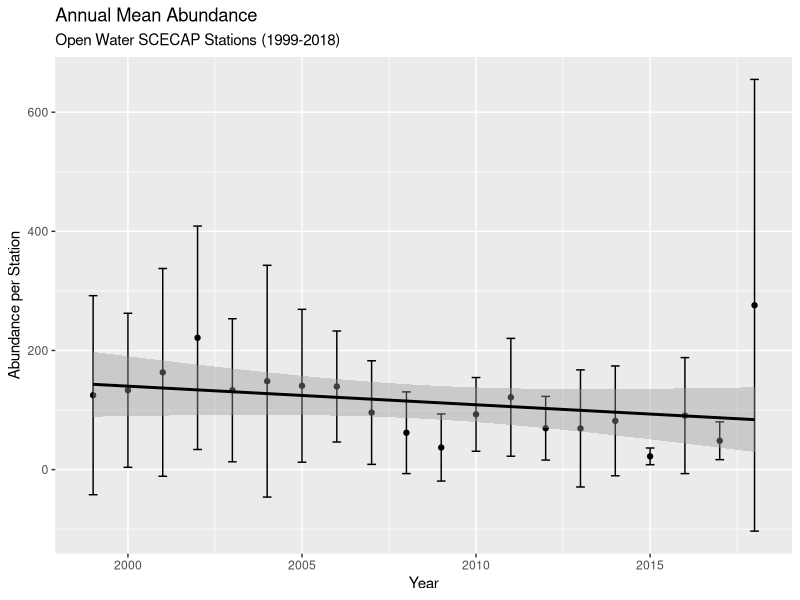
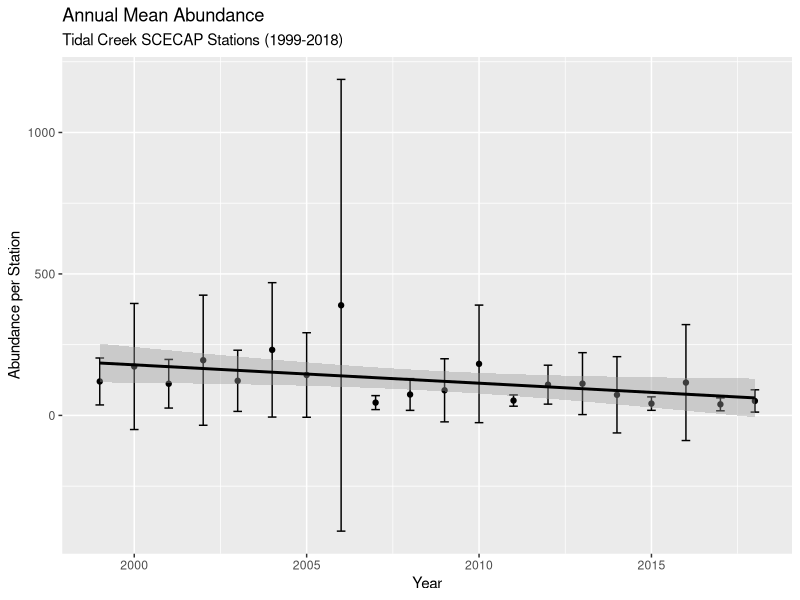
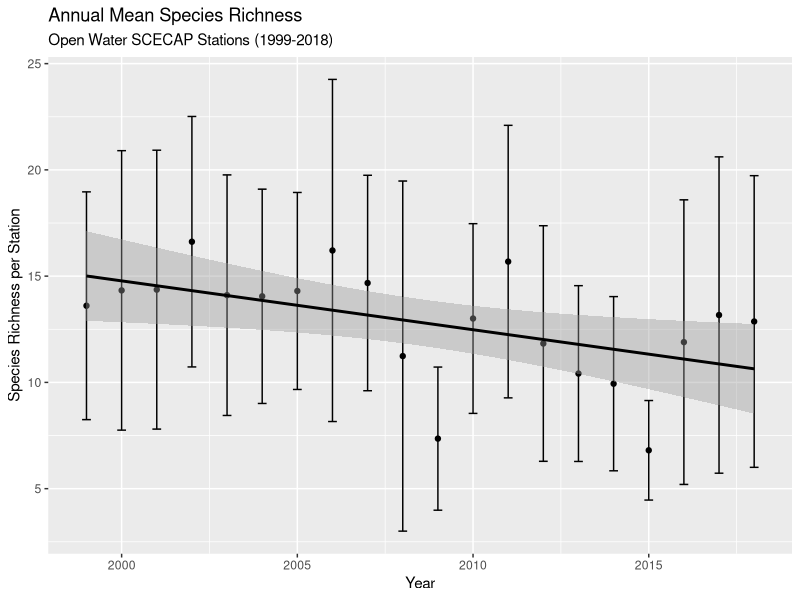
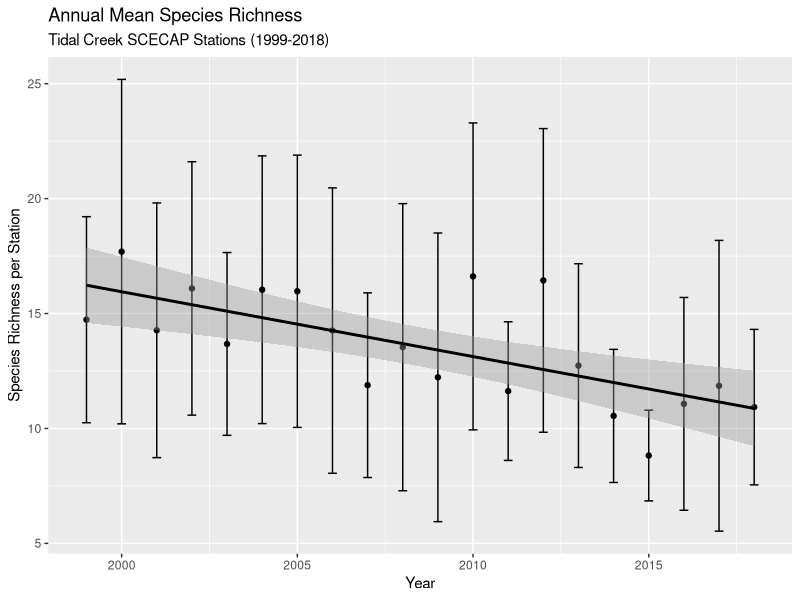

Write the R code that produced these figures, in order.
#ANNUAL MEAN SPECIES RICHNESS AND ABUNDANCE
##Calculate average station species richness and abundance by year
##Plot these data over SCECAP's monitoring period (1999 to 2018) and evaluate trends over time


#load required packages

library(tidyverse)
library(ggplot2)
library(nlme)

#import datasets

trawl_spp <- read.csv("./data/trawl_richness_abundance.csv")


#use group by and summarize functions to calculate average species richness and abundance per station (separated by station type) per year (with standard deviations) 

trawl_yearly_summary <- trawl_spp %>% 
  group_by(YEAR, STATION_TYPE) %>% 
  summarize(mean(SP_RICH), sd(SP_RICH), mean(ABUNDANCE), sd(ABUNDANCE), n_distinct(STATION_ID))


#rename and reorder columns

names(trawl_yearly_summary) <- c("YEAR","STATION_TYPE","SP_RICH_avg", "SP_RICH_sd", "ABUNDANCE_avg", "ABUNDANCE_sd", "NO_STATIONS")
trawl_yearly_summary <- trawl_yearly_summary[c(1,2,7,3,4,5,6)]


#plot mean annual species richness and abundance for different site types

avg_station_richness_tc  <- qplot(data = subset(trawl_yearly_summary, STATION_TYPE == "TidalCreek"), x = YEAR, y = SP_RICH_avg) +
                            geom_errorbar(aes(x= YEAR, ymin=SP_RICH_avg - SP_RICH_sd, ymax= SP_RICH_avg + SP_RICH_sd), width=0.25) +
                            geom_smooth(method = "lm", se = T, col = 'black') +
                            labs(title = "Annual Mean Species Richness", subtitle = "Tidal Creek SCECAP Stations (1999-2018)", y = "Species Richness per Station", x = "Year")


avg_station_richness_ow  <- qplot(data = subset(trawl_yearly_summary, STATION_TYPE == "OpenWater"), x = YEAR, y = SP_RICH_avg) +
                            geom_errorbar(aes(x= YEAR, ymin=SP_RICH_avg - SP_RICH_sd, ymax= SP_RICH_avg + SP_RICH_sd), width=0.25) +
                            geom_smooth(method = "lm", se = T, col = 'black') +
                            labs(title = "Annual Mean Species Richness", subtitle = "Open Water SCECAP Stations (1999-2018)", y = "Species Richness per Station", x = "Year")


avg_station_abundance_tc <- qplot(data = subset(trawl_yearly_summary, STATION_TYPE == "TidalCreek"), x = YEAR, y = ABUNDANCE_avg) +
                            geom_errorbar(aes(x= YEAR, ymin=ABUNDANCE_avg - ABUNDANCE_sd, ymax= ABUNDANCE_avg + ABUNDANCE_sd), width=0.25) +
                            geom_smooth(method = "lm", se = T, col = 'black') +
                            labs(title = "Annual Mean Abundance", subtitle = "Tidal Creek SCECAP Stations (1999-2018)", y = "Abundance per Station", x = "Year")


avg_station_abundance_ow <- qplot(data = subset(trawl_yearly_summary, STATION_TYPE == "OpenWater"), x = YEAR, y = ABUNDANCE_avg) +
                            geom_errorbar(aes(x= YEAR, ymin=ABUNDANCE_avg - ABUNDANCE_sd, ymax= ABUNDANCE_avg + ABUNDANCE_sd), width=0.25) +
                            geom_smooth(method = "lm", se = T, col = 'black') +
                            labs(title = "Annual Mean Abundance", subtitle = "Open Water SCECAP Stations (1999-2018)", y = "Abundance per Station", x = "Year")


#export plots as PDFs

ggsave("./output/avg_station_abundance_ow.pdf", avg_station_abundance_ow)
ggsave("./output/avg_station_abundance_tc.pdf", avg_station_abundance_tc)
ggsave("./output/avg_station_richness_ow.pdf", avg_station_richness_ow)
ggsave("./output/avg_station_richness_tc.pdf", avg_station_richness_tc)

#run lm's to evaulate trends over time

abund_tc_lm <- lm(ABUNDANCE_avg ~ YEAR, data = subset(trawl_yearly_summary, STATION_TYPE == "TidalCreek"))
abund_ow_lm <- lm(ABUNDANCE_avg ~ YEAR, data = subset(trawl_yearly_summary, STATION_TYPE == "OpenWater"))
srich_tc_lm <- lm(SP_RICH_avg ~ YEAR, data = subset(trawl_yearly_summary, STATION_TYPE == "TidalCreek"))
srich_ow_lm <- lm(SP_RICH_avg ~ YEAR, data = subset(trawl_yearly_summary, STATION_TYPE == "OpenWater"))

summary(abund_tc_lm)
summary(abund_ow_lm)
summary(srich_tc_lm)
summary(srich_ow_lm)

#use GLS with temporal autocorrelation (years) 

abund_tc_gls <- gls(ABUNDANCE_avg ~ YEAR, data = subset(trawl_yearly_summary, STATION_TYPE == "TidalCreek"), correlation = corAR1(form = ~ YEAR))
abund_ow_gls <- gls(ABUNDANCE_avg ~ YEAR, data = subset(trawl_yearly_summary, STATION_TYPE == "OpenWater"), correlation = corAR1(form = ~ YEAR))
srich_tc_gls <- gls(SP_RICH_avg ~ YEAR, data = subset(trawl_yearly_summary, STATION_TYPE == "TidalCreek"), correlation = corAR1(form = ~ YEAR))
srich_ow_gls <- gls(SP_RICH_avg ~ YEAR, data = subset(trawl_yearly_summary, STATION_TYPE == "OpenWater"), correlation = corAR1(form = ~ YEAR))

summary(abund_tc_gls)
summary(abund_ow_gls)
summary(srich_tc_gls)
summary(srich_ow_gls)

#compare fit of models using AIC

AIC(abund_tc_lm, abund_tc_gls, abund_ow_lm, abund_ow_gls, srich_tc_lm, srich_tc_gls, srich_ow_lm, srich_ow_gls)

